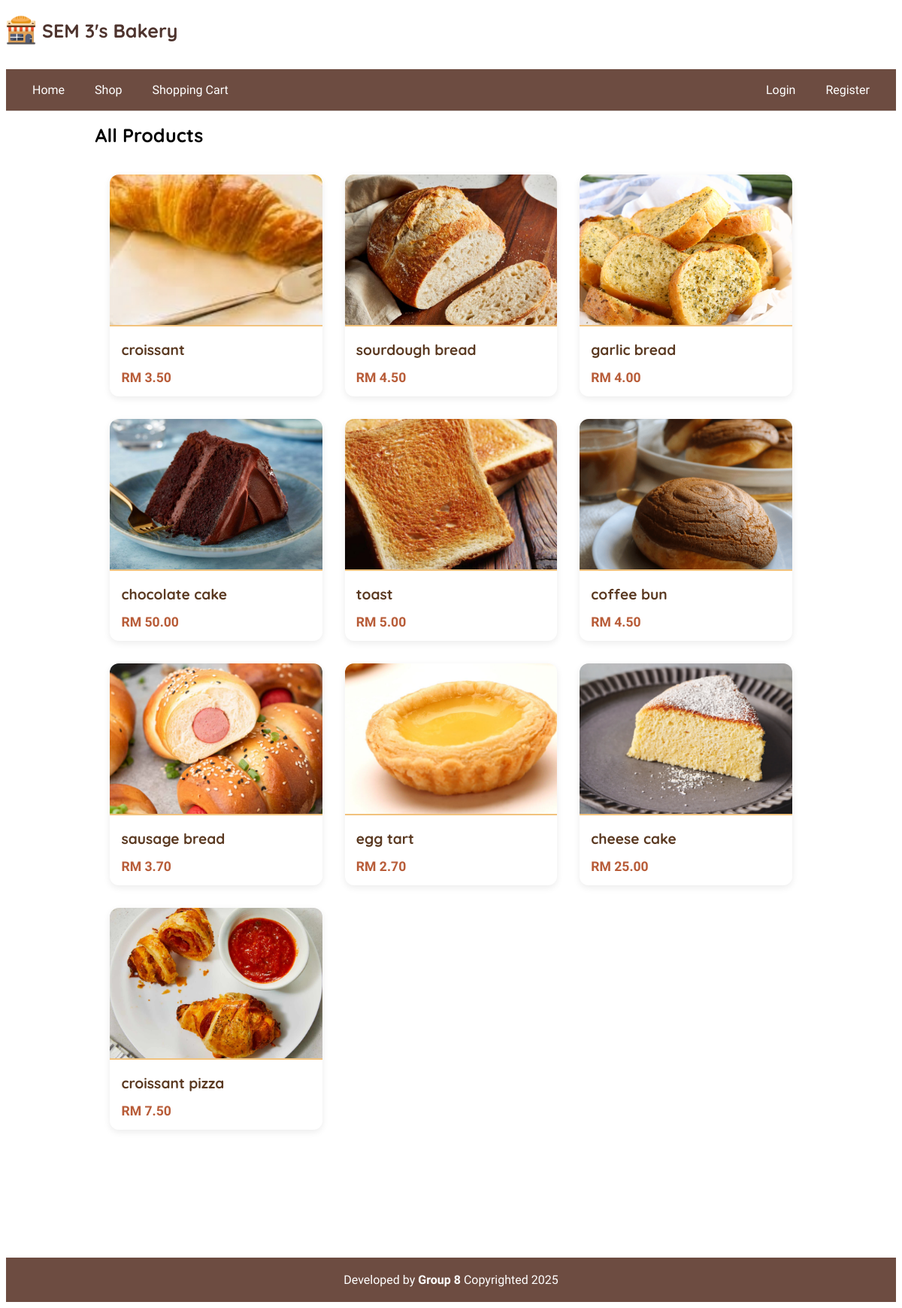
Screenshot of /product/products.php with the database file from the repository.
### tables this page shows
CREATE TABLE `product` (
  `id` char(4) NOT NULL,
  `name` varchar(100) NOT NULL,
  `price` decimal(4,2) NOT NULL,
  `description` varchar(300) NOT NULL,
  `photo` varchar(100) NOT NULL
);

### product/products.php (the view, shortened to what this page needs)
<?php
require '../base.php';
$category = $_GET['category'] ?? '';
if ($category === 'cake') {
    $query = "SELECT * FROM product WHERE name LIKE '%cake%'";
} elseif ($category === 'bread') {
    $query = "SELECT * FROM product WHERE name NOT LIKE '%cake%'";
} elseif ($category === 'pastries') {
    $query = "SELECT * FROM product WHERE name  LIKE '%Tart%'";
} else {
    $query = "SELECT * FROM product";
}
$products = $_db->query($query)->fetchAll();
include '../head.php';
?>
<div class="product-grid">
    <?php foreach ($products as $product): ?>
    <div class="product-card">
        <img src="/product_img/<?= $product->photo ?>" alt="<?= $product->name ?>">
        <h3><?= $product->name ?></h3>
        <p>RM <?= number_format($product->price, 2) ?></p>
    </div>
    <?php endforeach; ?>
</div>
<?php include '../foot.php'; ?>

### css/bakery.css (style rules this page uses)
body { font-family: 'Muli', sans-serif; }
h1, h2, h3 { font-family: 'Quicksand', sans-serif; }
.product-grid { display: grid; grid-template-columns: repeat(auto-fill, minmax(250px, 1fr)); gap: 30px; padding: 20px; margin: 0 auto; max-width: 1200px; }
.product-card { background: white; border-radius: 12px; overflow: hidden; box-shadow: 0 3px 10px rgba(0,0,0,0.08); transition: all 0.3s ease; }
.product-card img { width: 100%; height: 200px; object-fit: cover; border-bottom: 2px solid #f1c27d; }
.product-card h3 { margin: 15px; font-size: 1.2rem; color: #5a3921; }
.product-card p { margin: 0 15px 15px; font-size: 1.1rem; color: #b85c38; font-weight: 600; }

### rows the page displays
product: photo (picture), name "croissant", price "3.50"
product: photo (picture), name "sourdough bread", price "4.50"
product: photo (picture), name "garlic bread", price "4.00"
product: photo (picture), name "chocolate cake", price "50.00"
product: photo+name (picture), name "toast", price "5.00"
product: photo (picture), name "coffee bun", price "4.50"
product: photo (picture), name "sausage bread", price "3.70"
product: photo (picture), name "egg tart", price "2.70"
product: photo (picture), name "cheese cake", price "25.00"
product: photo (picture), name "croissant pizza", price "7.50"

### other values shown
$_title "All Products"
